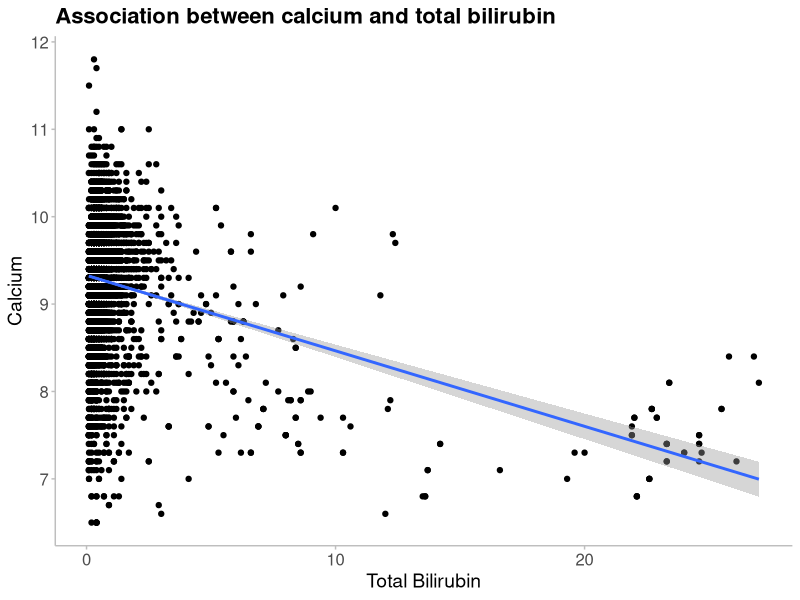

Reproduce this figure in R.
#----Script Header-------------------------------------------------------------####
# Date: 10.09.2025         
# Author: Data_drama_queens     
# Filename: creating-plots
# Description: Script for creating plots.
#              We were given 5 questions, and asked to select one question each.
#              We have answered the following questions:
#                 - Does the remission depend on the hemoglobin level categorized into quartiles?
#                 - Does the remission depend on chloride?
#                 - Is there an association between calcium and total bilirubin?
# Project: RMED901A_Exam_Assignment
#-------------------------------------------------------------------------------###

# Read the data ----
library(here)
library(ggplot2)
library(tidyverse)

patient_data <- read_delim(
  here("data", "data_for_analysis", "20250908-tidy-joined-exam-data.txt"),
  delim = "\t"
)


# Association between calcium and total bilirubin----
#Plot the data first
patient_data  %>%
  ggplot(aes(x = tbil, y = cal)) +
  geom_point() +
  geom_smooth(method = "lm") +
  xlab("Total Bilirubin") + #change x axis label
  ylab("Calcium") + #y axis labels
  labs(title = "Association between calcium and total bilirubin") +
  theme_minimal() + #use the minimal theme
  theme(
    panel.grid.major = element_blank(), #remove major grid
    panel.grid.minor = element_blank(), #remove minor grid
    axis.line = element_line(colour="grey", linewidth = 0.5), #include x and y axis
    axis.ticks = element_line(colour = "grey", linewidth = 0.5), #include tick marks
    plot.title = element_text(size = 16, face = "bold"), #change title font
    axis.title = element_text(size = 14), #change axis title size
    axis.text.x = element_text( size = 12), #change x-axis text size
    axis.text.y = element_text(size=12) #change y-axis text size
  ) 

# From the plot we see that the data is not well captured by a linear relationships.
# Most points are located at low levels of total bilirubin, while a few points are located to the right.
# If the analyse was to be used in a "real" analysis, we should consider measures to improve the 
# association evaluation.

# However, a linear regression analysis for the association between calcium and total bilirubin is 
# considered to be sufficient in this project.
cal_tbil_lm <- patient_data %>% 
  lm(cal ~ tbil, data = .) %>%
  broom::tidy()

#View the regression results
cal_tbil_lm

# The linear regression indicates that there is an association between calcium and total bilirubin.
# The estimated coefficient is -0.09, with a p-value of 1.8e-104.
